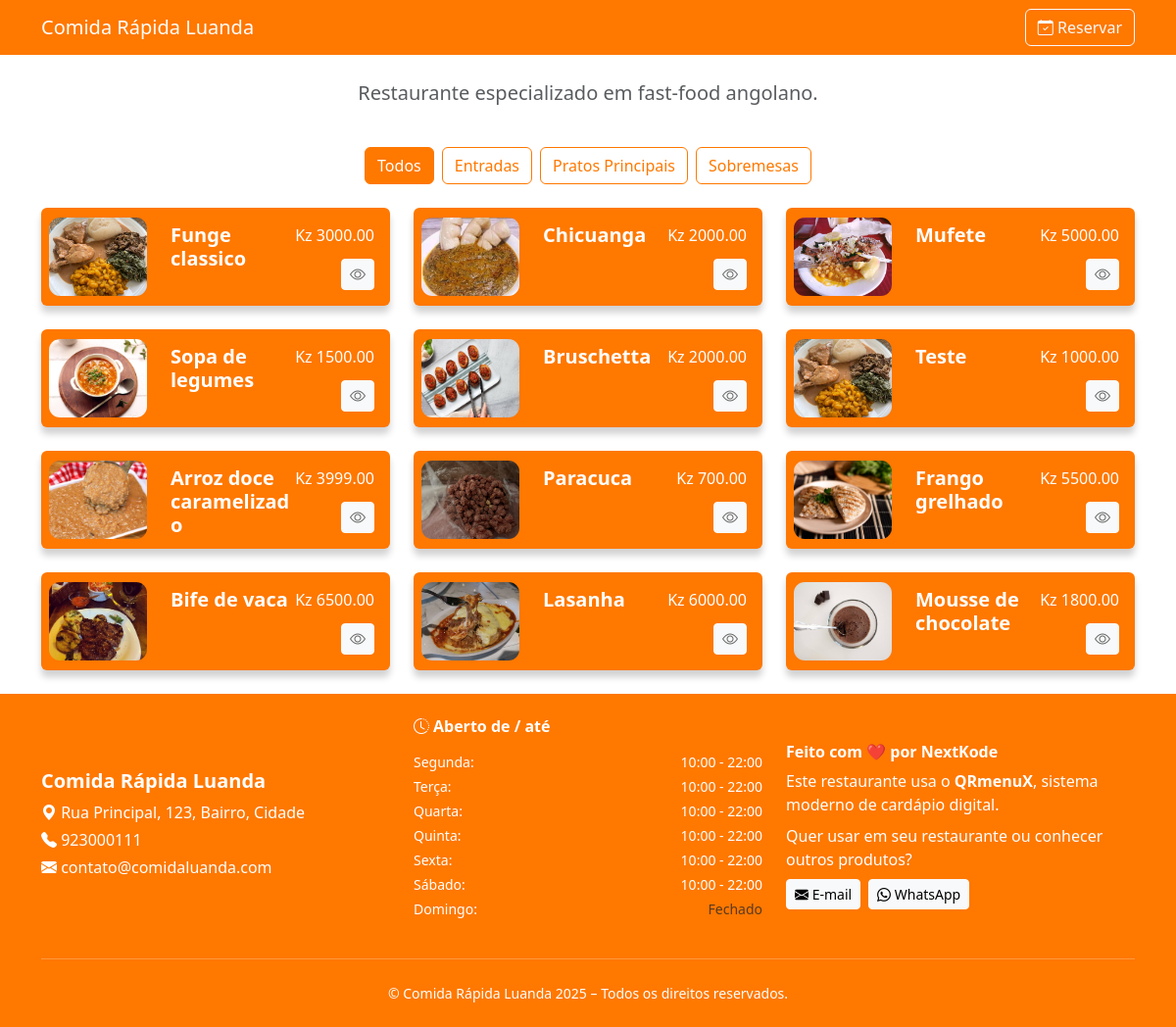
/comida-rapida-luanda, run on the app's committed database.
### app/models.py (models this page shows, shortened)
class Restaurant(db.Model):
    id = db.Column(db.Integer, primary_key=True)
    owner_id = db.Column(db.Integer, db.ForeignKey("user.id"))
    name = db.Column(db.String(150), nullable=False)
    slug = db.Column(db.String(150), unique=True, nullable=False)
    email = db.Column(db.String(120), unique=True, nullable=False)
    phone = db.Column(db.String(50))
    description = db.Column(db.Text)
    address = db.Column(db.String(200))
    theme_color = db.Column(
        db.String(20), default="#1abd27af"
    )  # Hex do tema, ex: "#1700e6b0"
    is_active = db.Column(db.Boolean, default=True)
    slot_duration_minutes = db.Column(db.Integer, nullable=False, default=90)
    slot_buffer_minutes = db.Column(db.Integer, nullable=False, default=5)
    allow_pass_closing_time = db.Column(db.Boolean, nullable=False, default=False)
    subscription = db.relationship(
        "Subscription", uselist=False, backref="restaurant", lazy=True
    )
    categories = db.relationship("Category", backref="restaurant", lazy=True)

class Category(db.Model):
    id = db.Column(db.Integer, primary_key=True)
    name = db.Column(db.String(100), nullable=False)
    is_active = db.Column(db.Boolean, default=True)
    restaurant_id = db.Column(
        db.Integer, db.ForeignKey("restaurant.id"), nullable=False
    )
    items = db.relationship("MenuItem", backref="category", lazy=True)

class MenuItem(db.Model):
    id = db.Column(db.Integer, primary_key=True)
    name = db.Column(db.String(100), nullable=False)
    price = db.Column(db.Float, nullable=False)
    image_filename = db.Column(db.String(100))
    description = db.Column(db.Text)
    ingredients = db.Column(db.Text)
    is_active = db.Column(db.Boolean, default=True)
    category_id = db.Column(db.Integer, db.ForeignKey("category.id"), nullable=False)

class OperatingHour(db.Model):
    id = db.Column(db.Integer, primary_key=True)
    restaurant_id = db.Column(
        db.Integer, db.ForeignKey("restaurant.id"), nullable=False
    )
    day_of_week = db.Column(db.String(10), nullable=False)  # Ex: "Monday"
    open_time = db.Column(db.Time, nullable=False)
    close_time = db.Column(db.Time, nullable=False)

### app/routes/public_routes.py (the view)
@bp.route("/<slug>")
def menu(slug):
    restaurant = Restaurant.query.filter_by(slug=slug, is_active=True).first_or_404()
    categories = Category.query.filter_by(
        restaurant_id=restaurant.id, is_active=True
    ).all()
    hours = OperatingHour.query.filter_by(restaurant_id=restaurant.id).all()
    return render_template(
        "public/menu.html",
        restaurant=restaurant,
        categories=categories,
        hours=hours,
        theme_color=restaurant.theme_color,
    )

### app/templates/public/menu.html (shortened to what this page needs)
<!DOCTYPE html>
<html lang="pt">
  <head>
    <link
      href="https://cdn.jsdelivr.net/npm/bootstrap@5.3.3/dist/css/bootstrap.min.css"
      rel="stylesheet"
    />
    <link
      href="https://cdn.jsdelivr.net/npm/bootstrap-icons@1.10.5/font/bootstrap-icons.css"
      rel="stylesheet"
    />
  </head>
  <body class="d-flex flex-column min-vh-100">
    <nav class="header navbar navbar-expand-lg">
      <div class="container">
        <a class="navbar-brand text-white" href="#">{{ restaurant.name }}</a>
        <button
          class="btn btn-outline-light"
          onclick="location.href='{{ url_for('public.menu', slug=restaurant.slug) }}/reservation'"
        >
          <i class="bi bi-calendar-check"></i> Reservar
        </button>
      </div>
    </nav>
    <div class="container py-4 flex-fill">
      <div class="d-flex flex-column align-items-center mb-4 text-center">
        <p class="lead text-muted">{{ restaurant.description }}</p>
      </div>
      <div class="mb-4 text-center">
        <div
          class="d-flex flex-wrap justify-content-center gap-2"
          role="group"
          id="category-buttons"
        >
          <button class="btn btn-outline-primary active" data-filter="all">
            Todos
          </button>
          {% for cat in categories %}
          <button class="btn btn-outline-primary" data-filter="cat{{ cat.id }}">
            {{ cat.name }}
          </button>
          {% endfor %}
        </div>
      </div>
      <div
        class="row row-cols-1 row-cols-md-2 row-cols-lg-3 g-4"
        id="menu-items"
      >
        {% for cat in categories %} {% for item in cat.items if item.is_active
        %}
        <div class="col menu-card cat{{ cat.id }}">
          <div class="card dark cat">
            <img
              src="{{ url_for('static', filename='uploads/' + item.image_filename) }}"
              class="card-img-top"
              alt="{{ item.name }}"
            />
            <div class="card-body">
              <div class="text-section">
                <h5 class="card-title fw-bold">{{ item.name }}</h5>
              </div>
              <div class="cta-section">
                <div>Kz {{ "%.2f"|format(item.price) }}</div>
                <a href="#"
                class="btn btn-light btn-sm"
                data-bs-toggle="modal"
                data-bs-target="#itemModal"
                data-id="{{ item.id }}"
                data-name="{{ item.name }}"
                data-description="{{ item.description or 'Sem descrição' }}"
                data-price="{{ "%.2f"|format(item.price) }}"
                data-image="{{ url_for('static', filename='uploads/' + item.image_filename) }}">
                <i class="bi bi-eye"></i>
                </a>
              </div>
            </div>
          </div>
        </div>
        {% endfor %} {% endfor %}
      </div>
    </div>
    <footer
      class="mt-auto text-white"
      style="background-color: var(--theme-color)"
    >
      <div class="container py-4">
        <div class="row text-center text-md-start align-items-center gy-4">
          <div class="col-md-4">
            <h5 class="fw-bold">{{ restaurant.name }}</h5>
            <p class="mb-1">
              <i class="bi bi-geo-alt-fill"></i> {{ restaurant.address or
              'Endereço não disponível' }}
            </p>
            <p class="mb-1">
              <i class="bi bi-telephone-fill"></i> {{ restaurant.phone or '999
              999 999' }}
            </p>
            <p class="mb-1">
              <i class="bi bi-envelope-fill"></i> {{ restaurant.email or
              'contato@exemplo.com' }}
            </p>
          </div>
          <div class="col-md-4">
            <h6 class="fw-bold">
              <i class="bi bi-clock-history me-1"></i>Aberto de / até
            </h6>
            <ul class="list-unstyled small mt-3">
              {% set dias_semana = { "Monday": "Segunda", "Tuesday": "Terça",
              "Wednesday": "Quarta", "Thursday": "Quinta", "Friday": "Sexta",
              "Saturday": "Sábado", "Sunday": "Domingo" } %} {% for day in
              ["Monday", "Tuesday", "Wednesday", "Thursday", "Friday",
              "Saturday", "Sunday"] %} {% set hour =
              hours|selectattr("day_of_week", "equalto", day)|first %}
              <li class="mb-1 d-flex justify-content-between">
                <span>{{ dias_semana[day] }}:</span>
                {% if hour %} {% if hour.open_time == hour.close_time %}
                <span class="text-muted">Fechado</span>
                {% else %}
                <span
                  >{{ hour.open_time.strftime('%H:%M') }} - {{
                  hour.close_time.strftime('%H:%M') }}</span
                >
                {% endif %} {% else %}
                <span class="text-muted">Não definido</span>
                {% endif %}
              </li>
              {% endfor %}
            </ul>
          </div>
          <div class="col-md-4">
            <h6 class="fw-bold">Feito com ❤️ por NextKode</h6>
            <p class="mb-2">
              Este restaurante usa o <strong>QRmenuX</strong>, sistema moderno
              de cardápio digital.
            </p>
            <p class="mb-2">
              Quer usar em seu restaurante ou conhecer outros produtos?
            </p>
            <div
              class="d-flex flex-column flex-sm-row gap-2 justify-content-center justify-content-md-start"
            >
              <a
                href="mailto:nextkode.contacto@gmail.com"
                class="btn btn-sm btn-light"
              >
                <i class="bi bi-envelope-fill"></i> E-mail
              </a>
              <a
                href="https://wa.me/244999999999"
                class="btn btn-sm btn-light"
                target="_blank"
              >
                <i class="bi bi-whatsapp"></i> WhatsApp
              </a>
            </div>
          </div>
        </div>
        <hr class="my-4 border-light" />
        <div class="text-center small">
          © {{ restaurant.name }} 2025 – Todos os direitos reservados.
        </div>
      </div>
    </footer>
  </body>
</html>

### data on the page
Restaurant: name "Comida Rápida Luanda", description "Restaurante especializado em fast-food angolano.", address "Rua Principal, 123, Bairro, Cidade", phone "923000111", email "contato@comidaluanda.com"
Category: name "Entradas"
Category: name "Pratos Principais"
Category: name "Sobremesas"
MenuItem: image_filename (picture), name "Funge classico", price "3000.00"
MenuItem: image_filename (picture), name "Chicuanga", price "2000.00"
MenuItem: image_filename (picture), name "Mufete", price "5000.00"
MenuItem: image_filename (picture), name "Sopa de legumes", price "1500.00"
MenuItem: image_filename (picture), name "Bruschetta", price "2000.00"
MenuItem: image_filename (picture), name "Teste", price "1000.00"
MenuItem: image_filename (picture), name "Arroz doce caramelizado", price "3999.00"
MenuItem: image_filename (picture), name "Paracuca", price "700.00"
MenuItem: image_filename (picture), name "Frango grelhado", price "5500.00"
MenuItem: image_filename (picture), name "Bife de vaca", price "6500.00"
MenuItem: image_filename (picture), name "Lasanha", price "6000.00"
MenuItem: image_filename (picture), name "Mousse de chocolate", price "1800.00"
OperatingHour: open_time "10:00", close_time "22:00"
OperatingHour: open_time "10:00", close_time "22:00"
OperatingHour: open_time "10:00", close_time "22:00"
OperatingHour: open_time "10:00", close_time "22:00"
OperatingHour: open_time "10:00", close_time "22:00"
OperatingHour: open_time "10:00", close_time "22:00"

### other printed values
{{ dias_semana[day] }} "Segunda" "Terça" "Quarta" "Quinta" "Sexta" "Sábado" "Domingo"
